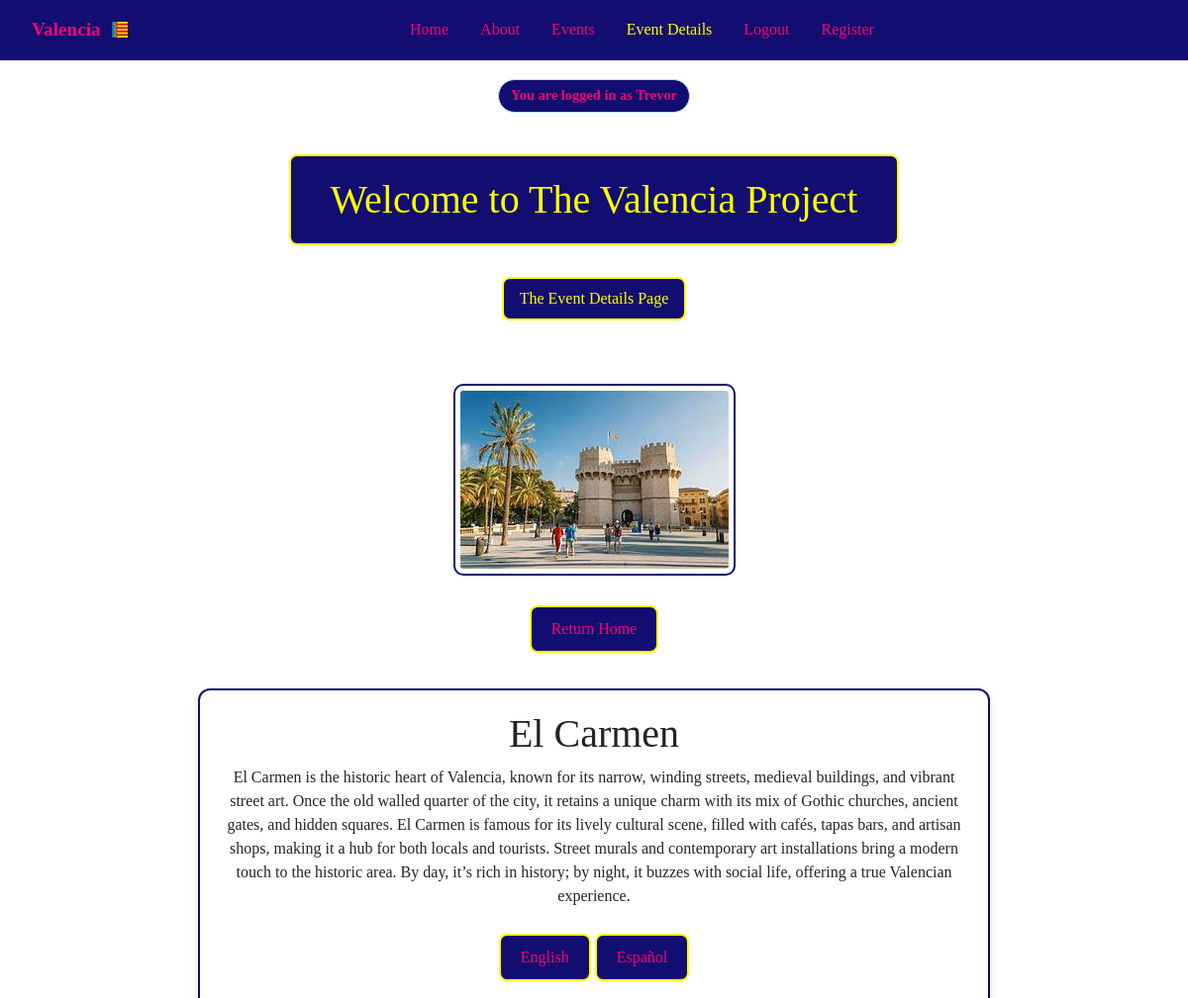
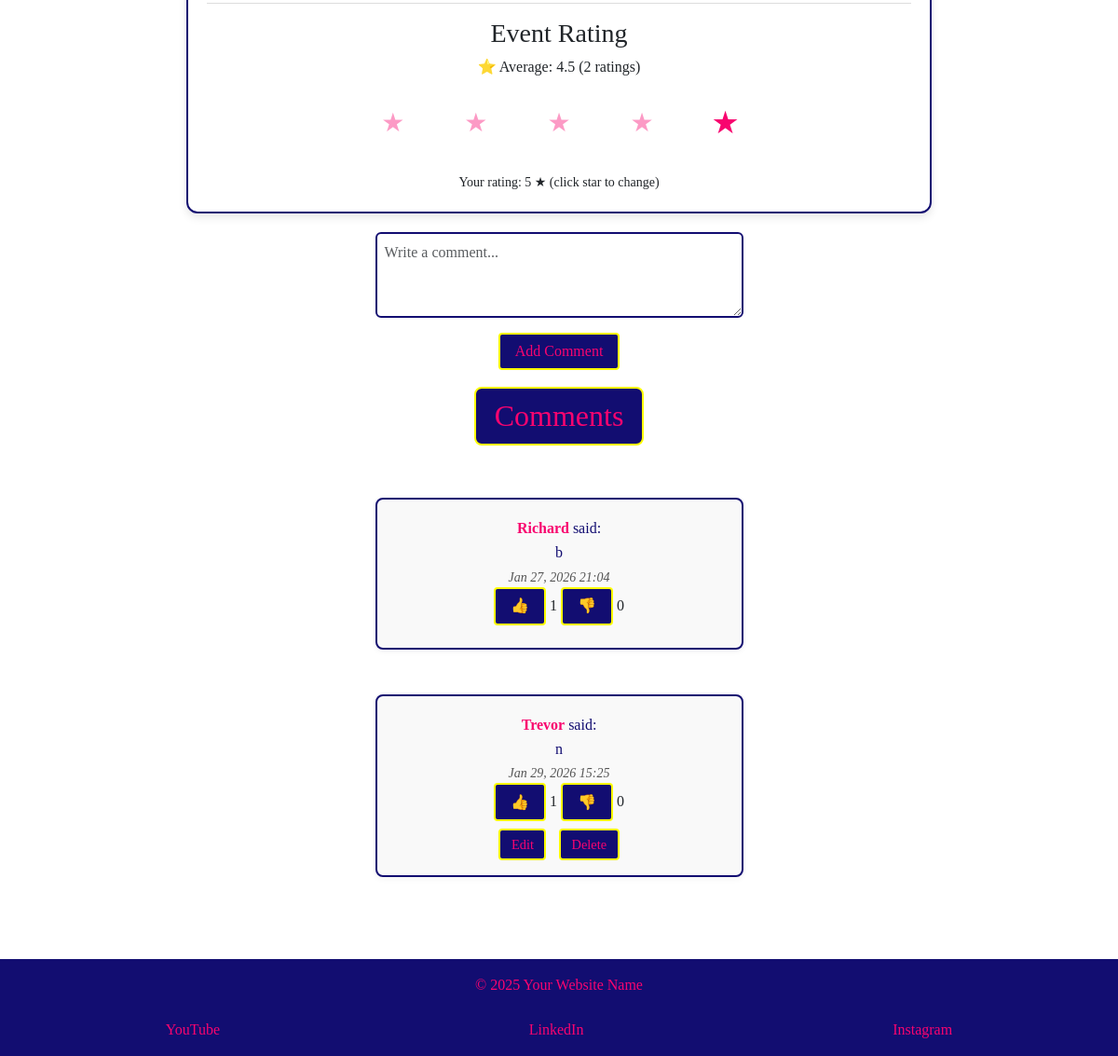
Page /event-details/4/ (signed in) on the committed database (2 pictures, top to bottom).
### tourism_es/models.py (models this page shows, shortened)
class CardText(models.Model):
    title = models.CharField(max_length=50, blank=True)
    content = models.TextField()
    image_name = models.CharField(
        max_length=30,
        help_text="Enter the image filename (eg 'science museum.jpg)",
        default='default.jpg',
        blank=True
    )
    saved_by = models.ManyToManyField(User,
                                      related_name='saved_cards', blank=True)

class EventRating(models.Model):
    card = models.ForeignKey('CardText',
                             on_delete=models.CASCADE, related_name='ratings')
    user = models.ForeignKey(User, on_delete=models.CASCADE)
    rating = models.IntegerField(choices=[(i, i) for i in range(1, 6)])
    class Meta:
        unique_together = ('card', 'user')  # one rating per user per event

class Comment(models.Model):
    card = models.ForeignKey(
        CardText,
        on_delete=models.CASCADE,
        related_name='comments',
        default=1
    )
    user = models.ForeignKey(User, on_delete=models.CASCADE)
    text = models.TextField()
    created_at = models.DateTimeField(auto_now_add=True)
    updated_at = models.DateTimeField(auto_now=True)

### tourism_es/views.py (the view)
# urls.py: path('event-details/<int:pk>/', views.event_details, name='event-details'),
def event_details(request, pk):
    card = get_object_or_404(CardText, id=pk)
    lang = request.GET.get('lang', 'en')
    translation = card.translations.filter(language=lang).first()
    content = (
        translation.content
        if translation
        else card.content or 'Content coming soon.'
    )
    is_saved = False
    if request.user.is_authenticated:
        is_saved = card.saved_by.filter(pk=request.user.pk).exists()
    if request.method == 'POST' and request.user.is_authenticated:
        if 'rating' in request.POST:
            rating_value = request.POST.get('rating')
            EventRating.objects.update_or_create(
                card=card,
                user=request.user,
                defaults={'rating': int(rating_value)}
            )
            return redirect('event-details', pk=card.pk)
        form = CommentForm(request.POST)
        if form.is_valid():
            comment = form.save(commit=False)
            comment.user = request.user
            comment.card = card
            comment.save()
            return redirect('event-details', pk=card.pk)
    else:
        form = CommentForm()
    comments = card.comments.all().order_by('created_at')
    average_rating = card.ratings.aggregate(avg=Avg('rating'))['avg']
    rating_count = card.ratings.count()
    user_rating = None
    if request.user.is_authenticated:
        user_rating = EventRating.objects.filter(
            card=card, user=request.user).first()
    return render(request, 'event-details.html', {
        'card': card,
        'content': content,
        'comments': comments,
        'form': form,
        'is_saved': is_saved,
        'active_tab': 'event-details',
        'lang': lang,
        'average_rating': average_rating,
        'rating_count': rating_count,
        'user_rating': user_rating,
    })

### tourism_es/forms.py
class CommentForm(forms.ModelForm):
    class Meta:
        model = Comment
        fields = ['text']
        labels = {
            'text': '',
        }
        widgets = {
            'text': forms.Textarea(attrs={
                'class': 'form-control',
                'rows': 3,
                'placeholder': 'Write a comment...'
            })
        }

### tourism_es/templatetags/comment_tags.py (called while the page is built)
@register.filter
def reaction_count(comment, reaction_type):
    return comment.reactions.filter(reaction=reaction_type).count()

### tourism_es/templates/event-details.html (shortened to what this page needs)
{% extends 'base.html' %}
{% load static %}
{% load comment_tags %}
{% block content %}
<h1 class="color">Welcome to The Valencia Project</h1>
<p class="color">The Event Details Page</p>
<main class="card-detail-wrapper">
    <div class="card-detail">
        <img src="{% static 'images/' %}{{ card.image_name }}" alt="{{ card.title }}" />
        <p>
            <a class="color-return" href="{% url 'index' %}">Return Home</a>
        </p>
        <div class="card-content-box">
            <h1>{{ card.title }}</h1>
            <p>{{ content }}</p>
            <div class="lang-switch">
                <a href="{% url 'event-details' pk=card.pk %}?lang=en">English</a>
                <a href="{% url 'event-details' pk=card.pk %}?lang=es">Español</a>
            </div>
            <div class="rating-box">
                <h3>Event Rating</h3>
                <p>
                    ⭐ Average:
                    {% if average_rating %}
                        {{ average_rating|floatformat:1 }}
                    {% else %}
                        No ratings yet
                    {% endif %}
                    {% if rating_count %}
                        ({{ rating_count }} rating{{ rating_count|pluralize }})
                    {% endif %}
                </p>
                {% if user.is_authenticated %}
                <form method="POST" class="star-form" data-url="{% url 'rate_card' pk=card.id %}">
                    <div class="star-rating">
                        {% for star in "12345"|make_list %}
                        <button type="button" name="rating" value="{{ star }}"
                            class="star-btn {% if user_rating and user_rating.rating == star|add:'0' %}selected{% endif %}">
                            ★
                        </button>
                        {% endfor %}
                    </div>
                    <small class="rating-msg">
                        {% if user_rating %}
                            Your rating: {{ user_rating.rating }} ★ (click star to change)
                        {% else %}
                            Click a star to rate
                        {% endif %}
                    </small>
                </form>
                {% else %}
                    <p>Login to rate this event.</p>
                {% endif %}
            </div>
        </div>
        <div class="comments-section">
            {% if user.is_authenticated %}
            <form method="POST">
                {{ form.as_p }}
                <button type="submit">Add Comment</button>
            </form>
            {% endif %}
            <h2>Comments</h2>
            {% for comment in comments %}
            <div class="comment" data-id="{{ comment.id }}">
                <p><strong>{{ comment.user.username }}</strong> said:</p>
                <p>{{ comment.text }}</p>
                <small>{{ comment.created_at|date:"M d, Y H:i "}}</small>
                <div class="reaction-buttons">
                    {% if user.is_authenticated %}
                        <button class="like-btn" data-url="{% url 'toggle_reaction' comment.id 'like' %}">👍</button>
                        <span class="like-count">{{ comment|reaction_count:"like" }}</span>
                        <button class="dislike-btn" data-url="{% url 'toggle_reaction' comment.id 'dislike' %}">👎</button>
                        <span class="dislike-count">{{ comment|reaction_count:"dislike" }}</span>
                    {% else %}
                        <p>Login to react.</p>
                    {% endif %}
                </div>
                {% if user == comment.user %}
                <div class="actions">
                    <a href="{% url 'edit-comment' comment.pk %}">Edit</a>
                    <a href="{% url 'delete-comments' comment.pk %}">Delete</a>
                </div>
                {% endif %}
            </div>
            {% empty %}
            <hr />
            <p class="no-comments">No comments yet</p>
            {% endfor %}
        </div>
    </div>
</main>
{% endblock %}

### tourism_es/templates/base.html (shortened to what this page needs)
{% load static %}
<!DOCTYPE html>
<html lang="en">
<head>
    <link href="https://cdn.jsdelivr.net/npm/bootstrap@5.3.8/dist/css/bootstrap.min.css" rel="stylesheet"
>
    <link rel="stylesheet" href="{% static 'CSS/tourism.css' %}">
</head>
<body>
    <nav class="navbar">
        <div class="logo">
            <a href="{% url 'index' %}">
                Valencia
                <img src="{% static 'favicon/favicon-32x32.png' %}" alt="Logo" class="logo-img">
            </a>
        </div>
        <div class="nav-links" id="nav-links">
            <a href="{% url 'index' %}" class="{% if active_tab == 'index' %}active{% endif %}">Home</a>
            <a href="{% url 'about' %}" class="{% if active_tab == 'about' %}active{% endif %}">About</a>
            <a href="{% url 'events' %}" class="{% if active_tab == 'events' %}active{% endif %}">Events</a>
            {% if active_tab == 'event-details' %}
            <span class="active">Event Details</span>
            {% endif %}
            <a href="{% url 'logout' %}" class="{% if active_tab == 'logout' %}active{% endif %}">Logout</a>
            <a href="{% url 'register' %}" class="{% if active_tab == 'register' %}active{% endif %}">Register</a>
        </div>
    </nav>
    {% if request.user.is_authenticated %}
    <div class="auth-badge">
        You are logged in as {{ request.user.username }}
    </div>
    {% endif %}
    <main>
        {% block content %}{% endblock %}
    </main>
    <footer>
        <p class="footer-text">&copy; 2025 Your Website Name</p>
        <div class="social-links">
            <a href="https://www.youtube.com" target="_blank" aria-label="YouTube">YouTube</a>
            <a href="https://www.linkedin.com" target="_blank" aria-label="LinkedIn">LinkedIn</a>
            <a href="https://www.instagram.com" target="_blank" aria-label="Instagram">Instagram</a>
        </div>
    </footer>
</body>
</html>

### rows in the picture
CardText: image_name (picture), title "El Carmen", content "El Carmen is the historic heart of Valencia, known for its narrow, winding streets, medieval buildings, and vibrant street art. Once the old walled quarter of the city, it retains a unique charm with its mix of Gothic churches, ancient gates, and hidden squares. El Carmen is famous for its lively cultural scene, filled with cafés, tapas bars, and artisan shops, making it a hub for both locals and tourists. Street murals and contemporary art installations bring a modern touch to the historic area. By day, it’s rich in history; by night, it buzzes with social life, offering a true Valencian experience."
EventRating: rating "5"
Comment: user.username "Richard", text "b", created_at "Jan 27, 2026 21:04", id "1", id "0"
Comment: user.username "Trevor", text "n", created_at "Jan 29, 2026 15:25", id "1", id "0", shows "Edit"

### other values in the picture
{{ request.user.username }} "Trevor"
{{ average_rating|floatformat:1 }} "4.5"
{{ rating_count }} "2"
